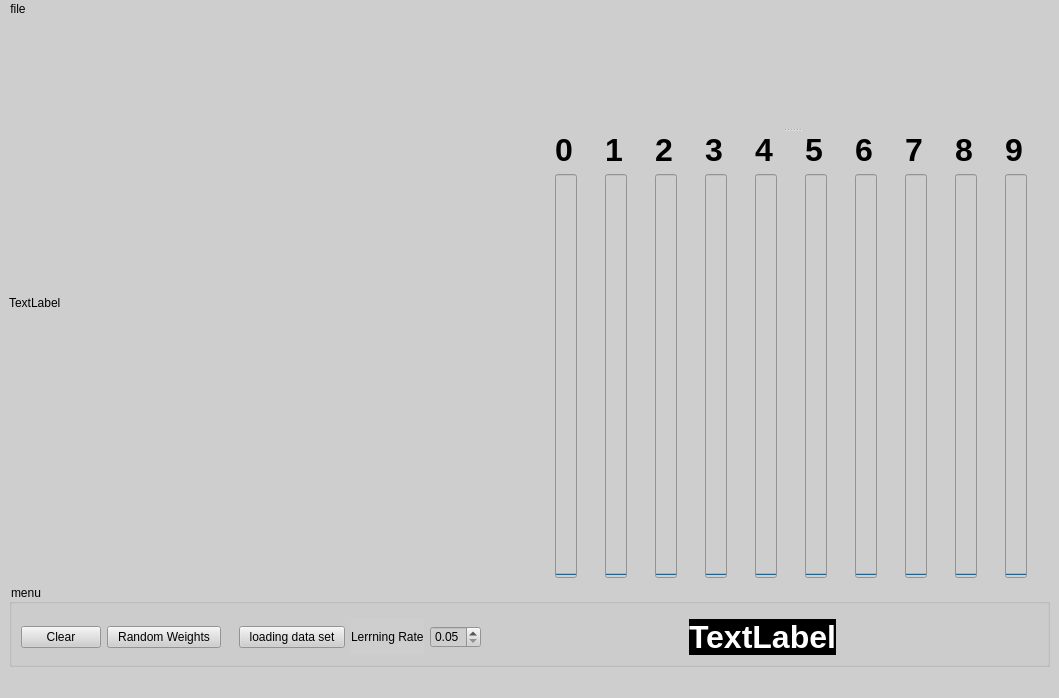
<?xml version="1.0" encoding="UTF-8"?>
<ui version="4.0">
 <class>paint</class>
 <widget class="QMainWindow" name="paint">
  <property name="geometry">
   <rect>
    <x>0</x>
    <y>0</y>
    <width>1059</width>
    <height>698</height>
   </rect>
  </property>
  <property name="windowTitle">
   <string>paint</string>
  </property>
  <property name="styleSheet">
   <string notr="true">background-color: rgb(206, 206, 206);</string>
  </property>
  <widget class="QWidget" name="centralwidget">
   <layout class="QGridLayout" name="gridLayout_2">
    <item row="0" column="0">
     <layout class="QHBoxLayout" name="horizontalLayout_3">
      <item>
       <widget class="QLabel" name="label">
        <property name="toolTipDuration">
         <number>0</number>
        </property>
        <property name="text">
         <string>TextLabel</string>
        </property>
       </widget>
      </item>
      <item>
       <widget class="QSplitter" name="splitter">
        <property name="orientation">
         <enum>Qt::Vertical</enum>
        </property>
        <widget class="QCustomPlot" name="customPlot" native="true"/>
        <widget class="QWidget" name="layoutWidget">
         <layout class="QHBoxLayout" name="horizontalLayout">
          <item>
           <layout class="QVBoxLayout" name="verticalLayout">
            <item>
             <widget class="QLabel" name="label_2">
              <property name="font">
               <font>
                <pointsize>24</pointsize>
                <weight>75</weight>
                <bold>true</bold>
               </font>
              </property>
              <property name="text">
               <string>0</string>
              </property>
             </widget>
            </item>
            <item>
             <widget class="QProgressBar" name="progressBar_0">
              <property name="value">
               <number>0</number>
              </property>
              <property name="orientation">
               <enum>Qt::Vertical</enum>
              </property>
             </widget>
            </item>
           </layout>
          </item>
          <item>
           <layout class="QVBoxLayout" name="verticalLayout_2">
            <item>
             <widget class="QLabel" name="label_3">
              <property name="font">
               <font>
                <pointsize>24</pointsize>
                <weight>75</weight>
                <bold>true</bold>
               </font>
              </property>
              <property name="text">
               <string>1</string>
              </property>
             </widget>
            </item>
            <item>
             <widget class="QProgressBar" name="progressBar_1">
              <property name="value">
               <number>0</number>
              </property>
              <property name="orientation">
               <enum>Qt::Vertical</enum>
              </property>
             </widget>
            </item>
           </layout>
          </item>
          <item>
           <layout class="QVBoxLayout" name="verticalLayout_3">
            <item>
             <widget class="QLabel" name="label_4">
              <property name="font">
               <font>
                <pointsize>24</pointsize>
                <weight>75</weight>
                <bold>true</bold>
               </font>
              </property>
              <property name="text">
               <string>2</string>
              </property>
             </widget>
            </item>
            <item>
             <widget class="QProgressBar" name="progressBar_2">
              <property name="value">
               <number>0</number>
              </property>
              <property name="orientation">
               <enum>Qt::Vertical</enum>
              </property>
             </widget>
            </item>
           </layout>
          </item>
          <item>
           <layout class="QVBoxLayout" name="verticalLayout_4">
            <item>
             <widget class="QLabel" name="label_5">
              <property name="font">
               <font>
                <pointsize>24</pointsize>
                <weight>75</weight>
                <bold>true</bold>
               </font>
              </property>
              <property name="text">
               <string>3</string>
              </property>
             </widget>
            </item>
            <item>
             <widget class="QProgressBar" name="progressBar_3">
              <property name="value">
               <number>0</number>
              </property>
              <property name="orientation">
               <enum>Qt::Vertical</enum>
              </property>
             </widget>
            </item>
           </layout>
          </item>
          <item>
           <layout class="QVBoxLayout" name="verticalLayout_5">
            <item>
             <widget class="QLabel" name="label_6">
              <property name="font">
               <font>
                <pointsize>24</pointsize>
                <weight>75</weight>
                <bold>true</bold>
               </font>
              </property>
              <property name="text">
               <string>4</string>
              </property>
             </widget>
            </item>
            <item>
             <widget class="QProgressBar" name="progressBar_4">
              <property name="value">
               <number>0</number>
              </property>
              <property name="orientation">
               <enum>Qt::Vertical</enum>
              </property>
             </widget>
            </item>
           </layout>
          </item>
          <item>
           <layout class="QVBoxLayout" name="verticalLayout_6">
            <item>
             <widget class="QLabel" name="label_7">
              <property name="font">
               <font>
                <pointsize>24</pointsize>
                <weight>75</weight>
                <bold>true</bold>
               </font>
              </property>
              <property name="text">
               <string>5</string>
              </property>
             </widget>
            </item>
            <item>
             <widget class="QProgressBar" name="progressBar_5">
              <property name="value">
               <number>0</number>
              </property>
              <property name="orientation">
               <enum>Qt::Vertical</enum>
              </property>
             </widget>
            </item>
           </layout>
          </item>
          <item>
           <layout class="QVBoxLayout" name="verticalLayout_7">
            <item>
             <widget class="QLabel" name="label_9">
              <property name="font">
               <font>
                <pointsize>24</pointsize>
                <weight>75</weight>
                <bold>true</bold>
               </font>
              </property>
              <property name="text">
               <string>6</string>
              </property>
             </widget>
            </item>
            <item>
             <widget class="QProgressBar" name="progressBar_6">
              <property name="value">
               <number>0</number>
              </property>
              <property name="orientation">
               <enum>Qt::Vertical</enum>
              </property>
             </widget>
            </item>
           </layout>
          </item>
          <item>
           <layout class="QVBoxLayout" name="verticalLayout_8">
            <item>
             <widget class="QLabel" name="label_8">
              <property name="font">
               <font>
                <pointsize>24</pointsize>
                <weight>75</weight>
                <bold>true</bold>
               </font>
              </property>
              <property name="text">
               <string>7</string>
              </property>
             </widget>
            </item>
            <item>
             <widget class="QProgressBar" name="progressBar_7">
              <property name="value">
               <number>0</number>
              </property>
              <property name="orientation">
               <enum>Qt::Vertical</enum>
              </property>
             </widget>
            </item>
           </layout>
          </item>
          <item>
           <layout class="QVBoxLayout" name="verticalLayout_9">
            <item>
             <widget class="QLabel" name="label_11">
              <property name="font">
               <font>
                <pointsize>24</pointsize>
                <weight>75</weight>
                <bold>true</bold>
               </font>
              </property>
              <property name="text">
               <string>8</string>
              </property>
             </widget>
            </item>
            <item>
             <widget class="QProgressBar" name="progressBar_8">
              <property name="value">
               <number>0</number>
              </property>
              <property name="orientation">
               <enum>Qt::Vertical</enum>
              </property>
             </widget>
            </item>
           </layout>
          </item>
          <item>
           <layout class="QVBoxLayout" name="verticalLayout_10">
            <item>
             <widget class="QLabel" name="label_10">
              <property name="font">
               <font>
                <pointsize>24</pointsize>
                <weight>75</weight>
                <bold>true</bold>
               </font>
              </property>
              <property name="text">
               <string>9</string>
              </property>
             </widget>
            </item>
            <item>
             <widget class="QProgressBar" name="progressBar_9">
              <property name="value">
               <number>0</number>
              </property>
              <property name="orientation">
               <enum>Qt::Vertical</enum>
              </property>
             </widget>
            </item>
           </layout>
          </item>
         </layout>
        </widget>
       </widget>
      </item>
     </layout>
    </item>
    <item row="1" column="0">
     <widget class="QGroupBox" name="groupBox">
      <property name="title">
       <string>menu</string>
      </property>
      <layout class="QGridLayout" name="gridLayout">
       <item row="1" column="0">
        <layout class="QHBoxLayout" name="horizontalLayout_2">
         <item>
          <widget class="QPushButton" name="pushButton_clear">
           <property name="text">
            <string>Clear</string>
           </property>
          </widget>
         </item>
         <item>
          <widget class="QPushButton" name="pushButton_RandomWeights">
           <property name="text">
            <string>  Random Weights  </string>
           </property>
          </widget>
         </item>
         <item>
          <widget class="Line" name="line_2">
           <property name="orientation">
            <enum>Qt::Horizontal</enum>
           </property>
          </widget>
         </item>
         <item>
          <widget class="Line" name="line_3">
           <property name="orientation">
            <enum>Qt::Horizontal</enum>
           </property>
          </widget>
         </item>
         <item>
          <widget class="QPushButton" name="pushButton_load">
           <property name="text">
            <string>  loading data set  </string>
           </property>
          </widget>
         </item>
         <item>
          <widget class="QLabel" name="label_12">
           <property name="text">
            <string>Lerrning Rate</string>
           </property>
          </widget>
         </item>
         <item alignment="Qt::AlignLeft">
          <widget class="QDoubleSpinBox" name="doubleSpinBox_LerningRate">
           <property name="minimum">
            <double>0.050000000000000</double>
           </property>
           <property name="maximum">
            <double>1.000000000000000</double>
           </property>
           <property name="singleStep">
            <double>0.010000000000000</double>
           </property>
          </widget>
         </item>
        </layout>
       </item>
       <item row="0" column="0">
        <widget class="Line" name="line">
         <property name="orientation">
          <enum>Qt::Vertical</enum>
         </property>
        </widget>
       </item>
       <item row="1" column="1" alignment="Qt::AlignHCenter">
        <widget class="QLabel" name="label_digit">
         <property name="font">
          <font>
           <pointsize>24</pointsize>
           <weight>75</weight>
           <bold>true</bold>
          </font>
         </property>
         <property name="layoutDirection">
          <enum>Qt::LeftToRight</enum>
         </property>
         <property name="styleSheet">
          <string notr="true">background-color: rgb(0, 0, 0);
color: rgb(255, 255, 255);</string>
         </property>
         <property name="text">
          <string>TextLabel</string>
         </property>
        </widget>
       </item>
      </layout>
     </widget>
    </item>
   </layout>
  </widget>
  <widget class="QMenuBar" name="menubar">
   <property name="geometry">
    <rect>
     <x>0</x>
     <y>0</y>
     <width>1059</width>
     <height>26</height>
    </rect>
   </property>
   <widget class="QMenu" name="menufile">
    <property name="title">
     <string>file</string>
    </property>
    <addaction name="actionload"/>
    <addaction name="actionsave"/>
   </widget>
   <addaction name="menufile"/>
  </widget>
  <widget class="QStatusBar" name="statusbar"/>
  <action name="actionload">
   <property name="text">
    <string>load</string>
   </property>
  </action>
  <action name="actionsave">
   <property name="text">
    <string>save</string>
   </property>
  </action>
 </widget>
 <customwidgets>
  <customwidget>
   <class>QCustomPlot</class>
   <extends>QWidget</extends>
   <header>qcustomplot.h</header>
   <container>1</container>
  </customwidget>
 </customwidgets>
 <resources/>
 <connections/>
</ui>
